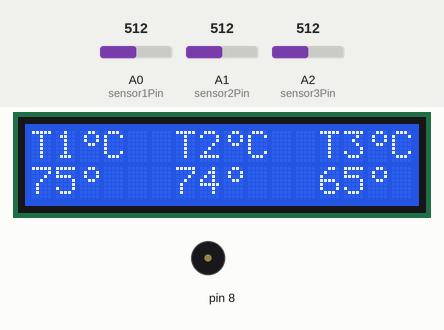
This sketch was run on a simulated Arduino Uno, built with avr-gcc and run on an emulated ATmega328P. Shown: 16×2 character LCD, buzzer (waves = sounding). The inputs (shaded band) are chosen by the test bench; at power-on: A0 (sensor1Pin) = 512, A1 (sensor2Pin) = 512, A2 (sensor3Pin) = 512.

Above: at 1.8 s.
1.9 s: A0 (sensor1Pin) set to 716
At 3.2 s:
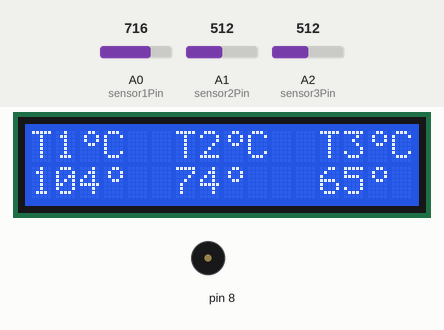
3.6 s: A1 (sensor2Pin) set to 716
At 4.9 s:
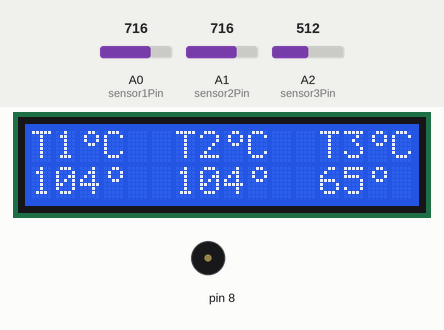
5.2 s: A2 (sensor3Pin) set to 716
At 6.4 s:
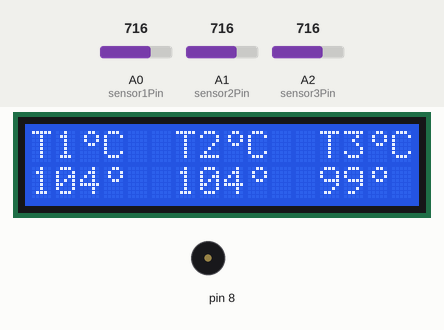
6.7 s: A0 (sensor1Pin) set to 900
At 7.2 s:
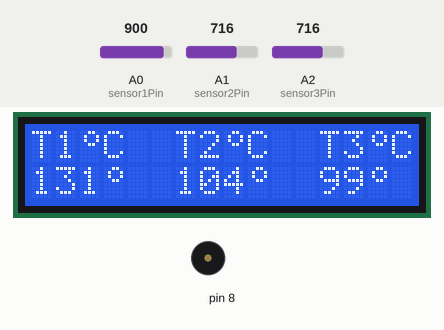
8.2 s: A1 (sensor2Pin) set to 900
At 9.0 s:
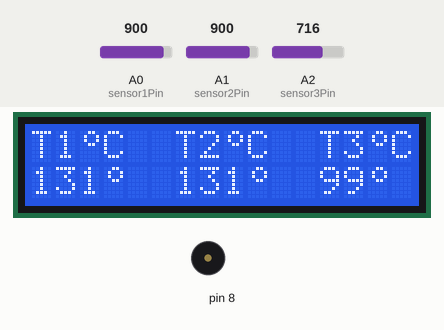
9.7 s: A2 (sensor3Pin) set to 900
At 10.7 s:
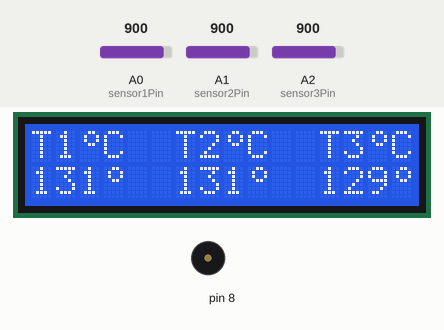
Timing chart, 0 to 12.2 s (numbered marks = the images above; inputs shaded):
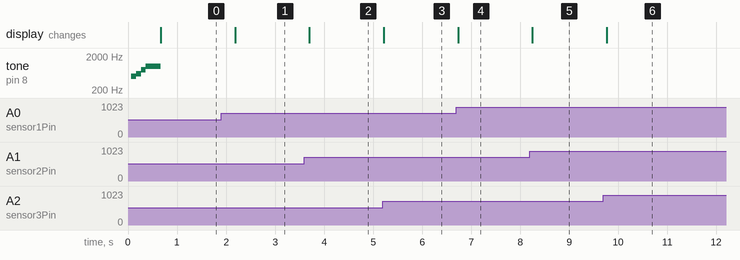

The sketch:

termoLCD.ino
```cpp
/* Подключаем библиотеку для работы с LCD */
#include <LiquidCrystal.h>

/* Создаём объект LCD-дисплея, используя конструктор класса LiquidCrystal
  с 6ю аргументами. Библиотека по количеству аргументов сама определит,
  что нужно использовать 4-битный интерфейс.
  Указываем, к каким пинам Arduino подключены выводы дисплея:
    RS, E, DB4, DB5, DB6, DB7
*/
LiquidCrystal lcd(12, 11, 5, 4, 3, 2);
int sensor1Pin = A0;
int sensor1 = 0;

int sensor2Pin = A1;
int sensor2 = 0;

int sensor3Pin = A2;
int sensor3 = 0;

byte degr[8] = {
  0b00000110, 0b00001001, 0b00001001, 0b00000110, 0b00000000

};

void setup()
{

  Serial.begin(9600);

  /* Инициализируем дисплей: 2 строки по 16 символов */
  lcd.begin(16, 2);
  lcd.createChar(0, degr);

  /* Выводим на дисплей традиционную фразу (: */
  lcd.setCursor(0, 0);
  lcd.print("T1");
  lcd.write(byte(0));
  lcd.print("C");

  lcd.setCursor(6, 0);
  lcd.print("T2");
  lcd.write(byte(0));
  lcd.print("C");

  lcd.setCursor(12, 0);
  lcd.print("T3");
  lcd.write(byte(0));
  lcd.print("C");


  // play a note on pin 8 for 500 ms:
  tone(8, 500, 300);
  delay(100);
  tone(8, 600, 300);
  delay(100);
  tone(8, 800, 300);
  delay(100);
  tone(8, 1000, 300);
  delay(300);
  noTone(8);

}

void loop()
{

  // Читаем значение первого терморезистора и выводим на LCD
  sensor1 = analogRead(sensor1Pin);
  lcd.setCursor(0, 1);
  lcd.print("      ");
  /* Выводим на дисплей число секунд, прошедших с момента старта Arduino */
  lcd.setCursor(0, 1);
  sensor1 = map(sensor1, 191, 1023, 28, 150);
  lcd.print(sensor1);
  lcd.write(byte(0));

  // Читаем значение второго терморезистора и выводим на LCD
  sensor2 = analogRead(sensor2Pin);
  lcd.setCursor(6, 1);
  lcd.print("      ");
  /* Выводим на дисплей число секунд, прошедших с момента старта Arduino */
  lcd.setCursor(6, 1);
  sensor2 = map(sensor2, 199, 1023, 28, 150);
  lcd.print(sensor2);
  lcd.write(byte(0));

  // Читаем значение третьего терморезистора и выводим на LCD
  sensor3 = analogRead(sensor3Pin);
  lcd.setCursor(12, 1);
  lcd.print("      ");
  /* Выводим на дисплей число секунд, прошедших с момента старта Arduino */
  lcd.setCursor(12, 1);
  sensor3 = map(sensor3, 282, 1023, 28, 150);
  lcd.print(sensor3);
  lcd.write(byte(0));
  delay(500);
}
```

Measured:
- after the input at 1.9 s, the display: changes after 0.29 s (image 1)
- after the input at 3.6 s, the display: changes after 0.10 s (image 2)
- after the input at 5.2 s, the display: changes at once (image 3)
- after the input at 6.7 s, the display: changes at once (image 4)
- after the input at 8.2 s, the display: changes after 0.05 s (image 5)
- after the input at 9.7 s, the display: changes after 0.07 s (image 6)
